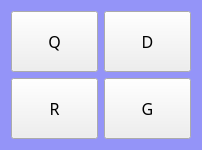
<?xml version="1.0" encoding="UTF-8"?>
<ui version="4.0">
 <class>dlgWk6440Function2</class>
 <widget class="QDialog" name="dlgWk6440Function2">
  <property name="geometry">
   <rect>
    <x>0</x>
    <y>0</y>
    <width>202</width>
    <height>150</height>
   </rect>
  </property>
  <property name="windowTitle">
   <string>Dialog</string>
  </property>
  <property name="styleSheet">
   <string notr="true">QDialog
{
	
	font: 11pt &quot;楷体&quot;;
	background-color: rgb(148, 148, 248);
}</string>
  </property>
  <layout class="QGridLayout" name="gridLayout">
   <item row="0" column="0">
    <widget class="QPushButton" name="btnQ">
     <property name="minimumSize">
      <size>
       <width>40</width>
       <height>40</height>
      </size>
     </property>
     <property name="maximumSize">
      <size>
       <width>1414</width>
       <height>1414</height>
      </size>
     </property>
     <property name="font">
      <font>
       <family>楷体</family>
       <pointsize>12</pointsize>
      </font>
     </property>
     <property name="text">
      <string>Q</string>
     </property>
     <property name="autoDefault">
      <bool>false</bool>
     </property>
    </widget>
   </item>
   <item row="0" column="1">
    <widget class="QPushButton" name="btnD">
     <property name="minimumSize">
      <size>
       <width>40</width>
       <height>40</height>
      </size>
     </property>
     <property name="maximumSize">
      <size>
       <width>1414</width>
       <height>1414</height>
      </size>
     </property>
     <property name="font">
      <font>
       <family>楷体</family>
       <pointsize>12</pointsize>
      </font>
     </property>
     <property name="text">
      <string>D</string>
     </property>
     <property name="autoDefault">
      <bool>false</bool>
     </property>
    </widget>
   </item>
   <item row="1" column="0">
    <widget class="QPushButton" name="btnR">
     <property name="minimumSize">
      <size>
       <width>40</width>
       <height>40</height>
      </size>
     </property>
     <property name="maximumSize">
      <size>
       <width>1414</width>
       <height>1414</height>
      </size>
     </property>
     <property name="font">
      <font>
       <family>楷体</family>
       <pointsize>12</pointsize>
      </font>
     </property>
     <property name="text">
      <string>R</string>
     </property>
     <property name="autoDefault">
      <bool>false</bool>
     </property>
    </widget>
   </item>
   <item row="1" column="1">
    <widget class="QPushButton" name="btnG">
     <property name="minimumSize">
      <size>
       <width>40</width>
       <height>40</height>
      </size>
     </property>
     <property name="maximumSize">
      <size>
       <width>1414</width>
       <height>1414</height>
      </size>
     </property>
     <property name="font">
      <font>
       <family>楷体</family>
       <pointsize>12</pointsize>
      </font>
     </property>
     <property name="text">
      <string>G</string>
     </property>
     <property name="autoDefault">
      <bool>false</bool>
     </property>
    </widget>
   </item>
  </layout>
 </widget>
 <resources/>
 <connections/>
</ui>
